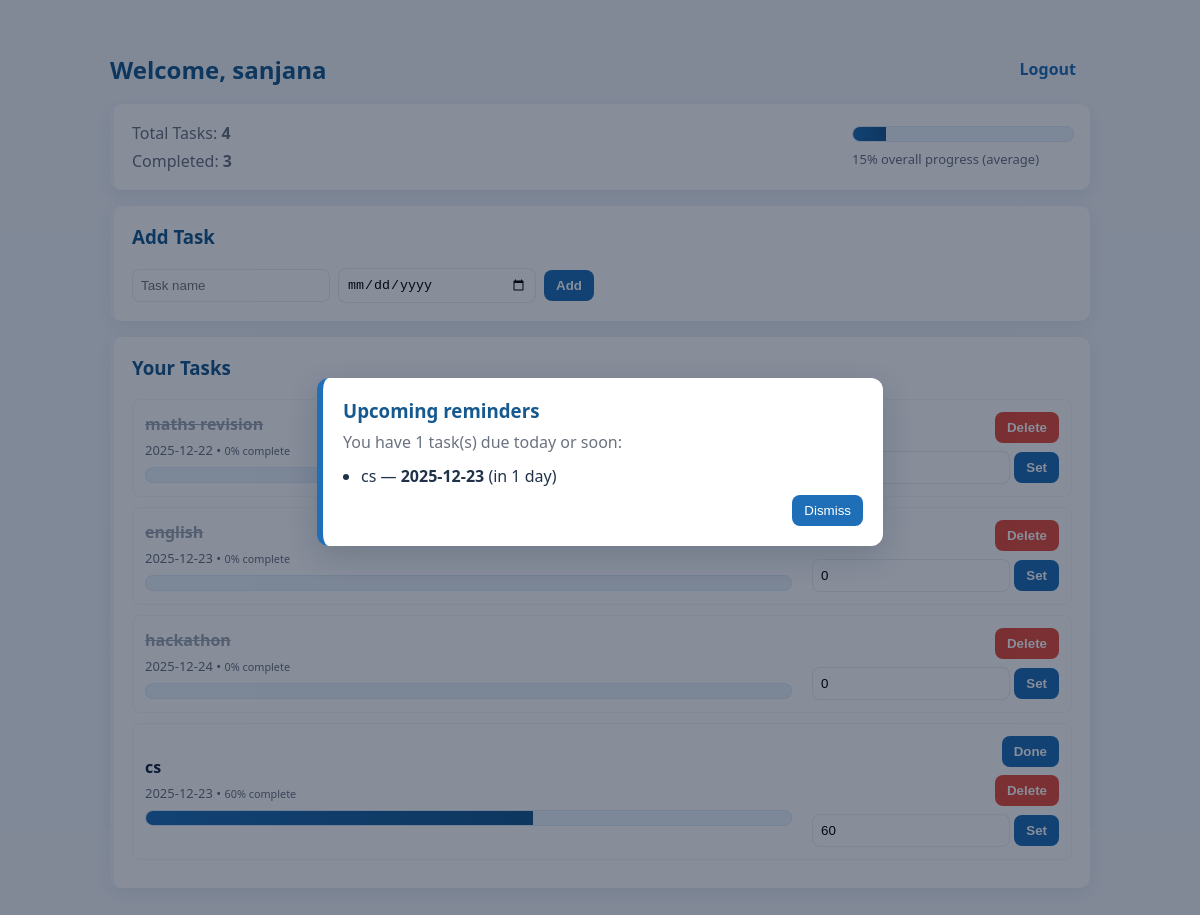
The page / (signed in) on the database its author committed.
### tables this page shows
CREATE TABLE tasks (
            id INTEGER PRIMARY KEY AUTOINCREMENT,
            username TEXT,
            task TEXT,
            deadline TEXT,
            completed INTEGER DEFAULT 0
        , progress INTEGER DEFAULT 0);

### app.py (the view)
@app.route("/", endpoint="dashboard")
def dashboard():
    if "user" not in session:
        return redirect(url_for("login"))
    conn = sqlite3.connect("database.db")
    conn.row_factory = sqlite3.Row
    cur = conn.cursor()
    cur.execute("SELECT * FROM tasks WHERE username=?",(session["user"],))
    tasks = cur.fetchall()
    conn.close()
    total = len(tasks)
    completed = sum(1 for t in tasks if t["completed"]==1)
    if total > 0:
        overall_progress = round(sum((t["progress"] or 0) for t in tasks) / total)
    else:
        overall_progress = 0
    today_date = date.today().isoformat()
    alert = any((t["deadline"] == today_date) and (t["completed"] == 0) for t in tasks)
    reminders = []
    for t in tasks:
        if t["completed"] == 1:
            continue
        try:
            d = date.fromisoformat(t["deadline"])
            delta = (d - date.today()).days
            if 0 <= delta <= 2:
                reminders.append({"id": t["id"], "task": t["task"], "deadline": t["deadline"], "days": delta})
        except Exception:
            continue
    return render_template("dashboard.html", username=session["user"], tasks=tasks,
                           total=total, completed=completed, progress=overall_progress,
                           alert=alert, reminders=reminders)

### templates/dashboard.html (shortened to what this page needs)
<!DOCTYPE html>
<html>
<head>
</head>
<body>
<div class="container">
    <header>
        <h2>Welcome, {{ username | default('User') }}</h2>
        <a class="logout" href="{{ url_for('logout') }}">Logout</a>
    </header>
    {% if reminders and reminders|length > 0 %}
    <div id="reminderModal" role="dialog" aria-modal="true">
        <div id="reminderBox">
            <h3>Upcoming reminders</h3>
            <p style="margin:6px 0 12px;color:var(--muted)">You have {{ reminders|length }} task(s) due today or soon:</p>
            <ul style="padding-left:18px;margin:8px 0;color:#20324a;">
                {% for r in reminders %}
                <li style="margin:6px 0">{{ r.task }} — <strong>{{ r.deadline }}</strong>{% if r.days == 0 %} <span style="color:var(--danger)"> (today)</span>{% elif r.days == 1 %} (in 1 day){% else %} (in {{ r.days }} days){% endif %}</li>
                {% endfor %}
            </ul>
            <div style="text-align:right"><button id="reminderClose">Dismiss</button></div>
        </div>
    </div>
    {% endif %}
    <div class="card">
        <div style="display:flex;justify-content:space-between;align-items:center;gap:12px;flex-wrap:wrap">
            <div>
                <p style="margin:0;color:var(--muted)">Total Tasks: <strong>{{ total | default(0) }}</strong></p>
                <p style="margin:6px 0 0;color:var(--muted)">Completed: <strong>{{ completed | default(0) }}</strong></p>
            </div>
            <div style="min-width:220px;max-width:420px">
                <div class="progress-bar" aria-hidden="true">
                    <div class="progress-fill" style="width: {{ (progress or 0) | int }}%;"></div>
                </div>
                <p style="margin:8px 0 0;color:var(--muted);font-size:13px">{{ (progress or 0) | int }}% overall progress (average)</p>
            </div>
        </div>
    </div>
    <div class="card">
        <h3 style="margin-top:0;color:var(--primary-dark)">Add Task</h3>
        <form class="add-form" method="POST" action="{{ url_for('add_task') }}">
            <input type="text" name="task" placeholder="Task name" required>
            <input type="date" name="deadline" required>
            <button class="btn btn-primary" type="submit">Add</button>
        </form>
    </div>
    <div class="card">
        <h3 style="margin-top:0;color:var(--primary-dark)">Your Tasks</h3>
        {% for t in (tasks or []) %}
        <div class="task">
            <div class="task-info">
                <div class="task-title {{ 'done' if t['completed']==1 else '' }}">{{ t['task'] }}</div>
                <div class="task-meta">{{ t['deadline'] }} • <small>{{ (t['progress'] or 0) | int }}% complete</small></div>
                <div style="margin-top:8px" class="progress-bar">
                    <div class="progress-fill" style="width: {{ (t['progress'] or 0) | int }}%;"></div>
                </div>
            </div>
            <div style="display:flex;flex-direction:column;gap:8px;align-items:flex-end">
                {% if t['completed']==0 %}
                <a href="{{ url_for('done_task', id=t['id']) }}"><button class="btn btn-primary">Done</button></a>
                {% endif %}
                <a href="{{ url_for('delete_task', id=t['id']) }}"><button class="btn btn-danger">Delete</button></a>
                <form class="small-form" method="POST" action="{{ url_for('update_progress') }}">
                    <input type="number" name="progress" min="0" max="100" value="{{ (t['progress'] or 0) | int }}" style="width:74px">
                    <button class="btn btn-primary" type="submit">Set</button>
                </form>
            </div>
        </div>
        {% endfor %}
    </div>
</div>
</body>
</html>

### templates/dashboard.html (style rules this page uses)
:root { --bg:#f3f7fb; --card:#ffffff; --primary:#1E6FB7; --primary-dark:#15598f; --muted:#6b7280; --danger:#e74c3c; --radius:10px; --shadow:0 6px 18px rgba(23,43,77,0.08); }
html,body { height:100%;margin:0;font-family:"Segoe UI",Roboto,Arial,sans-serif;background:linear-gradient(180deg,var(--bg),#eef6fb);color:#122340; }
.container { max-width:980px;margin:28px auto;padding:20px; }
header { display:flex;align-items:center;justify-content:space-between;margin-bottom:14px; }
h2 { margin:0;font-weight:600;color:var(--primary-dark); }
.logout { color:var(--primary);text-decoration:none;font-weight:600;border:2px solid transparent;padding:8px 12px;border-radius:8px; }
.card { background:var(--card);padding:18px;border-radius:var(--radius);box-shadow:var(--shadow);margin-bottom:16px;border-left:4px solid rgba(30,111,183,0.06); }
.progress-bar { width:100%;background:#e9f2fb;height:14px;border-radius:8px;overflow:hidden;border:1px solid rgba(30,111,183,0.06); }
.progress-fill { height:100%;background:linear-gradient(90deg,var(--primary),var(--primary-dark));width:0%;transition:width .4s ease; }
.task { display:flex;justify-content:space-between;align-items:center;padding:12px;border-radius:8px;border:1px solid rgba(18,35,64,0.04);margin-bottom:10px;background:linear-gradient(180deg,rgba(255,255,255,0.6),transparent); }
.task-info { flex:1;margin-right:14px; }
.task-title { font-weight:600;color:#122340; }
.task-meta { color:var(--muted);font-size:13px;margin-top:6px;display:block; }
.done { text-decoration:line-through;color:#9aa4b2; }
.btn { appearance:none;border:none;padding:8px 12px;border-radius:8px;font-weight:600;cursor:pointer }
.btn-primary { background:var(--primary);color:#fff }
.btn-danger { background:var(--danger);color:#fff }
.small-form { display:inline-block;margin-left:8px }
input[type="text"], input[type="date"], input[type="number"] { padding:8px;border-radius:8px;border:1px solid rgba(18,35,64,0.08);min-width:180px }
form.add-form { display:flex;gap:8px;align-items:center;flex-wrap:wrap }
#reminderModal { position:fixed;left:0;top:0;width:100%;height:100%;background:rgba(6,18,42,0.48);display:flex;align-items:center;justify-content:center;z-index:9999 }
#reminderBox { background:var(--card);padding:20px;border-radius:12px;max-width:520px;width:92%;box-shadow:0 10px 30px rgba(11,31,64,0.18);border-left:6px solid var(--primary) }
#reminderBox h3 { margin:0 0 8px;color:var(--primary-dark) }
#reminderClose { background:var(--primary);color:#fff;border:none;padding:8px 12px;border-radius:8px;cursor:pointer }

### rows shown on the page
tasks: task "cs", deadline "2025-12-23", progress "60"
tasks: task "maths revision", deadline "2025-12-22", progress "0"
tasks: task "english", deadline "2025-12-23", progress "0"
tasks: task "hackathon", deadline "2025-12-24", progress "0"

### other values the page prints
{{ username | default('User') }} "sanjana"
{{ reminders|length }} "1"
{{ total | default(0) }} "4"
{{ completed | default(0) }} "3"
{{ (progress or 0) | int }} "15"
